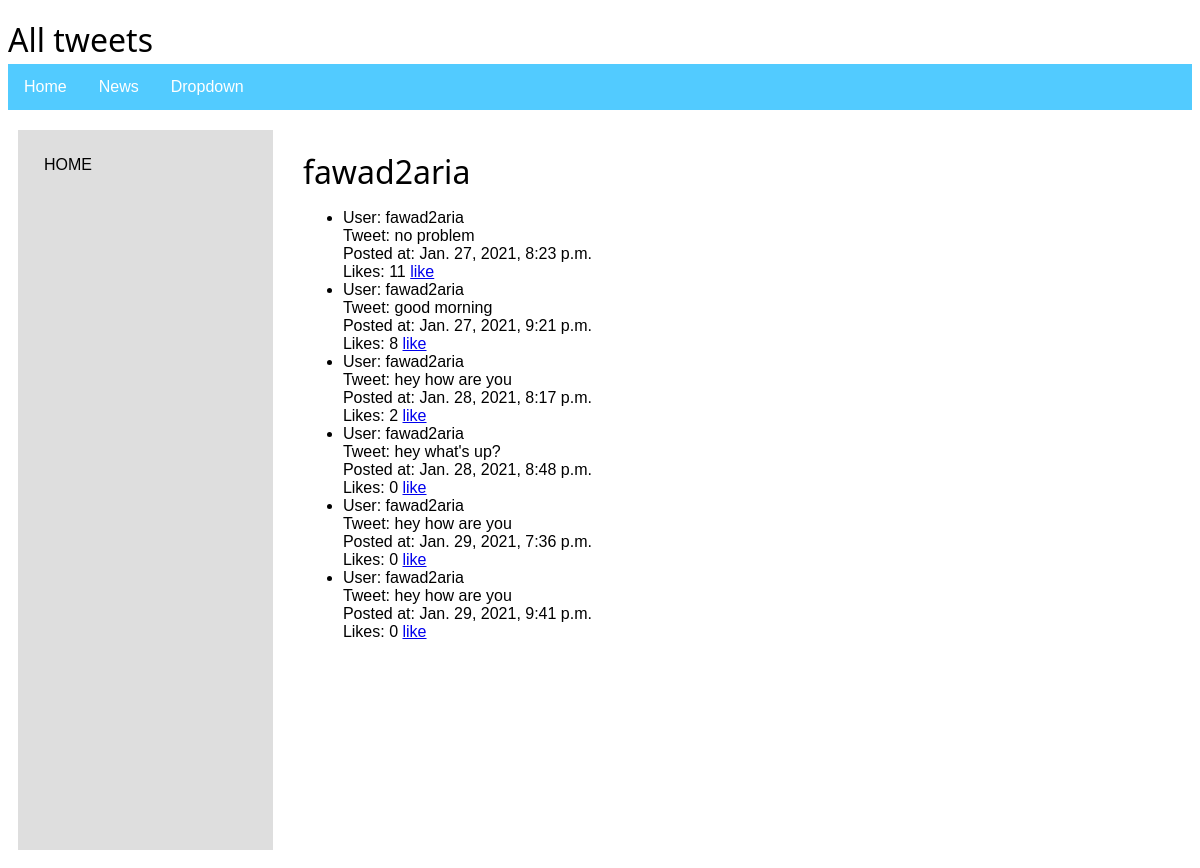
Screenshot of /profile/ (signed in) with the database file from the repository.
### posts/models.py (models this page shows)
class Chirps(models.Model):
    user = models.ForeignKey(User, on_delete=models.CASCADE, related_name='chirps')
    message = models.CharField(max_length=128)
    created_at = models.DateTimeField(null=True, blank=True)
    likes = models.IntegerField(default=0)

### posts/views.py (the view)
# urls.py: path('', views.index, name="index"),
def index(request):
    twits = request.user.chirps.all()
    context = {
        'twits': twits
    }
    return render(request, 'posts/index.html', context)

### posts/templates/posts/index.html (shortened to what this page needs)
<!DOCTYPE html>
<html lang="en">
<head>
    {% load static %}
    <link rel="stylesheet"  type="text/css" href="{% static 'user_app/style.css' %}">
</head>
<body>
    <div class="wrapper">
    <header class="Header">
        <h1 class="login">All tweets</h1>
    </header>
    <div class="navbar">
        <a href="/home">Home</a>
        <a href="#news">News</a>
        <div class="dropdown">
          <button class="dropbtn">Dropdown
          </button>
        </div>
      </div>
    <div class="flexbox-item-continer">
    <main class="flexbox-item flex1">
      <h1>
        {{ request.user.username }}
    </h1>
      <ul>
        {% for twit in twits %}
        <li>
          User: {{twit.user}} <br>
          Tweet: {{ twit.message }}<br>
          Posted at: {{ twit.created_at}}<br>
          Likes:
          {{twit.likes}} <a href="{% url 'posts:likes' twit.id %}">like</a>
          {%endfor%}
        </li>
      </ul>
    </main>
    <aside class="flexbox-item flex2">
        <ul>
        <li><a href="/home">HOME</a></li>
        </ul>
    </aside>
    <aside class="flexbox-item flex3">
    </aside>
    </div>
</div>
</body>
</html>

### user_app/static/user_app/style.css (style rules this page uses)
.wrapper { display: grid; grid-template-columns: 1fr; grid-template-rows: 1fr 1fr ; grid-gap: 10px; }
header { grid-column: 1/-1; text-align: left; grid-row-start: 1; grid-row-end: 1; height: 2em; }
h2, h1 { font-family: "Segoe UI",Arial,sans-serif; font-weight: 400; margin: 10px 0; }
body { font-family: Arial, Helvetica, sans-serif; }
.navbar { grid-row-start: 2; grid-row-end: 2; grid-column: 1/-1; text-align: right; overflow: hidden; background-color: #52CBFF; }
.navbar a { float: left; font-size: 16px; color: white; text-align: center; padding: 14px 16px; text-decoration: none; }
.dropdown { float: left; overflow: hidden; }
.dropdown .dropbtn { font-size: 16px; border: none; outline: none; color: white; padding: 14px 16px; background-color: inherit; font-family: inherit; margin: 0; }
main { margin: 10px; padding: 10px; }
aside { padding: 10px; text-align: left; }
aside a { font-size: 1em; text-decoration: none; padding-right: 1em; }
aside li { display: inline-block; padding-bottom: 0.5em; }
aside a:link { color: #000000; }
aside ul { padding-left: 1em; list-style-type: none; }
.flexbox-item-continer { display: flex; align-items: baseline; flex-direction: row; align-items: flex-start; }
.flexbox-item { margin: 10px; width: 33.333333%; }
.flex1 { flex: 5; order: 2; }
.flex2 { flex: 1.7; order: 1; overflow: scroll; height: 700px; flex-wrap: nowrap; background-color: #DEDEDE; }
.flex3 { flex: 1; order: 3; }

### rows the page displays
Chirps: user "fawad2aria", message "no problem", created_at "Jan. 27, 2021, 8:23 p.m.", likes "11"
Chirps: user "fawad2aria", message "good morning", created_at "Jan. 27, 2021, 9:21 p.m.", likes "8"
Chirps: user "fawad2aria", message "hey how are you", created_at "Jan. 28, 2021, 8:17 p.m.", likes "2"
Chirps: user "fawad2aria", message "hey what's up?", created_at "Jan. 28, 2021, 8:48 p.m.", likes "0"
Chirps: user "fawad2aria", message "hey how are you", created_at "Jan. 29, 2021, 7:36 p.m.", likes "0"
Chirps: user "fawad2aria", message "hey how are you", created_at "Jan. 29, 2021, 9:41 p.m.", likes "0"

### other values shown
{{ request.user.username }} "fawad2aria"
